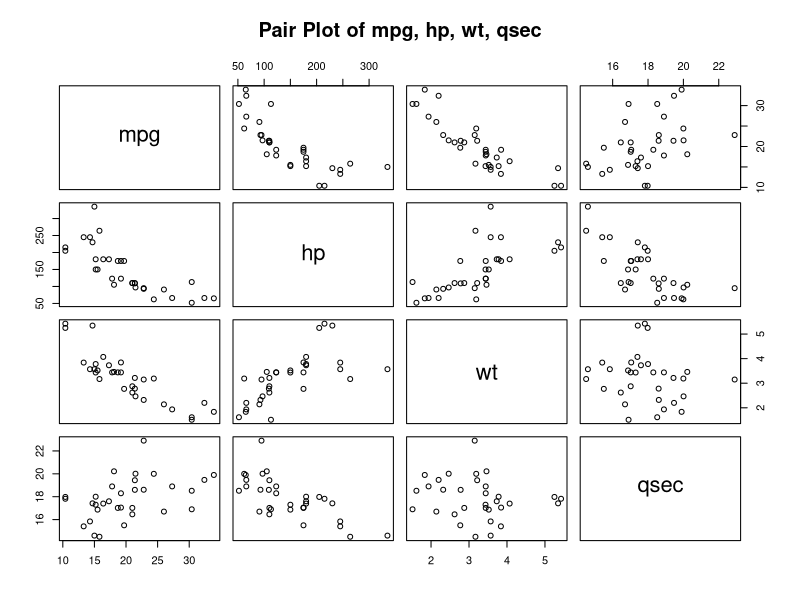
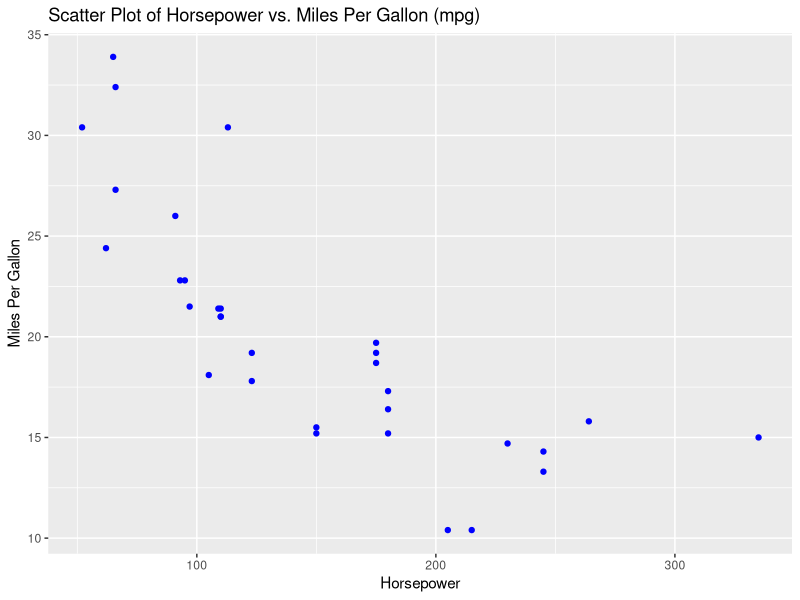
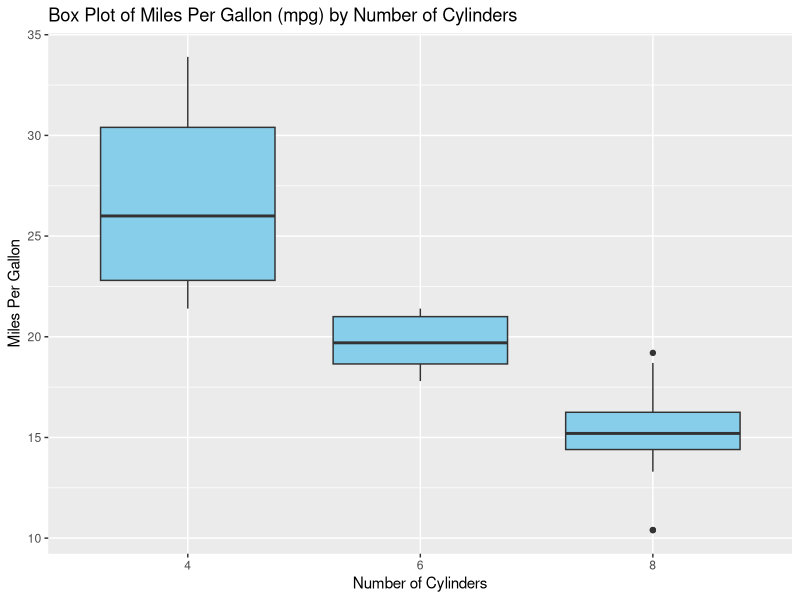

Generate these figures, in order, with R:
# Load the mtcars dataset
data(mtcars)

# Display the first few rows of the dataset
head(mtcars)

# Summary statistics
summary(mtcars)

# Check for missing values (mtcars dataset does not have missing values)
any(is.na(mtcars))

# Correlation matrix
correlation_matrix <- cor(mtcars)
print(correlation_matrix)

# Pair plot for selected numeric variables
pairs(mtcars[, c("mpg", "hp", "wt", "qsec")], main="Pair Plot of mpg, hp, wt, qsec")

# Load required library for visualization
install.packages("ggplot2")  # Install ggplot2 package if not already installed
library(ggplot2)

# Visualization: Scatter plot of mpg vs. hp
ggplot(mtcars, aes(x=hp, y=mpg)) +
  geom_point(color="blue") +
  labs(title="Scatter Plot of Horsepower vs. Miles Per Gallon (mpg)",
       x="Horsepower", y="Miles Per Gallon")

# Visualization: Box plot of mpg by number of cylinders (cyl)
ggplot(mtcars, aes(x=factor(cyl), y=mpg)) +
  geom_boxplot(fill="skyblue") +
  labs(title="Box Plot of Miles Per Gallon (mpg) by Number of Cylinders",
       x="Number of Cylinders", y="Miles Per Gallon")

